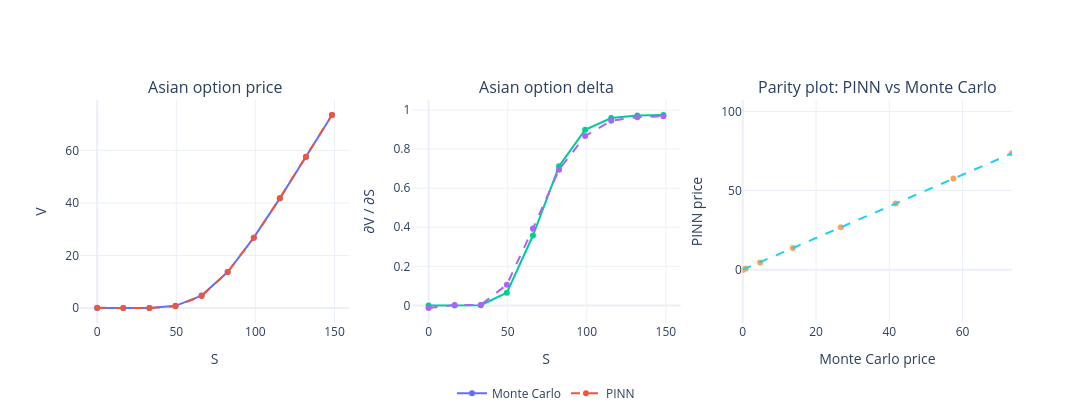

Write notebook code for a chart like this one.
### Code cell
S_grid_eval = np.linspace(0, S_max_real, 10)

results = run_full_evaluation_PIDE(
    model=model,          # PINN già addestrata
    S_grid=S_grid_eval,   # grid su S
    K=K_real,        # strike reale
    r=r_eval,             # risk-free rate
    sigma=sigma_eval,     # volatilità
    T=1.0,                # maturità
    n_steps=252,       # discretizzazione MC
    n_paths=200_000,   # paths MC
    h_delta=1.0,          # bump per delta
)

### Figure 1 — Plotly figure (JSON) as saved in the notebook; plotly's stock layout.template omitted (floating-point values rounded to 4 significant figures)
{"data": [{"name": "Monte Carlo", "type": "scatter", "x": [0.0, 16.49, 32.99, 49.48, 65.97, 82.47, 98.96, 115.5, 131.9, 148.4], "xaxis": "x", "y": [0.0, 0.0001339, 0.03651, 0.8194, 4.737, 13.67, 26.78, 41.74, 57.51, 73.45], "yaxis": "y"}, {"line": {"dash": "dash"}, "name": "PINN", "type": "scatter", "x": [0.0, 16.49, 32.99, 49.48, 65.97, 82.47, 98.96, 115.5, 131.9, 148.4], "xaxis": "x", "y": [0.07768, -0.02864, 0.0002732, 0.6961, 4.564, 13.71, 26.74, 41.8, 57.58, 73.52], "yaxis": "y"}, {"showlegend": false, "type": "scatter", "x": [0.0, 16.49, 32.99, 49.48, 65.97, 82.47, 98.96, 115.5, 131.9, 148.4], "xaxis": "x2", "y": [0.0, 0.0, 0.001097, 0.06458, 0.3577, 0.712, 0.8991, 0.9592, 0.9726, 0.9752], "yaxis": "y2"}, {"line": {"dash": "dash"}, "showlegend": false, "type": "scatter", "x": [0.0, 16.49, 32.99, 49.48, 65.97, 82.47, 98.96, 115.5, 131.9, 148.4], "xaxis": "x2", "y": [-0.01388, 0.001699, 0.002421, 0.1063, 0.3934, 0.6945, 0.8674, 0.9446, 0.9635, 0.9684], "yaxis": "y2"}, {"mode": "markers", "showlegend": false, "type": "scatter", "x": [0.0, 0.0001339, 0.03651, 0.8194, 4.737, 13.67, 26.78, 41.74, 57.51, 73.45], "xaxis": "x3", "y": [0.07768, -0.02864, 0.0002732, 0.6961, 4.564, 13.71, 26.74, 41.8, 57.58, 73.52], "yaxis": "y3"}, {"line": {"dash": "dash"}, "mode": "lines", "showlegend": false, "type": "scatter", "x": [0, 73.52], "xaxis": "x3", "y": [0, 73.52], "yaxis": "y3"}], "layout": {"annotations": [{"font": {"size": 16}, "showarrow": false, "text": "Asian option price", "x": 0.1444, "xanchor": "center", "xref": "paper", "y": 1, "yanchor": "bottom", "yref": "paper"}, {"font": {"size": 16}, "showarrow": false, "text": "Asian option delta", "x": 0.5, "xanchor": "center", "xref": "paper", "y": 1, "yanchor": "bottom", "yref": "paper"}, {"font": {"size": 16}, "showarrow": false, "text": "Parity plot: PINN vs Monte Carlo", "x": 0.8556, "xanchor": "center", "xref": "paper", "y": 1, "yanchor": "bottom", "yref": "paper"}], "height": 420, "legend": {"orientation": "h", "x": 0.5, "xanchor": "center", "y": -0.25}, "width": 1500, "xaxis": {"anchor": "y", "domain": [0, 0.2889], "title": {"text": "S"}}, "xaxis2": {"anchor": "y2", "domain": [0.3556, 0.6444], "title": {"text": "S"}}, "xaxis3": {"anchor": "y3", "domain": [0.7111, 1], "range": [0, 73.52], "title": {"text": "Monte Carlo price"}}, "yaxis": {"anchor": "x", "domain": [0, 1], "title": {"text": "V"}}, "yaxis2": {"anchor": "x2", "domain": [0, 1], "title": {"text": "∂V / ∂S"}}, "yaxis3": {"anchor": "x3", "domain": [0, 1], "range": [0, 73.52], "scaleanchor": "x", "title": {"text": "PINN price"}}}}
